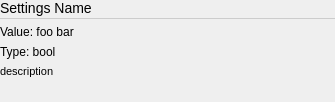
<?xml version="1.0" encoding="UTF-8"?>
<ui version="4.0">
 <class>Item</class>
 <widget class="QWidget" name="Item">
  <property name="geometry">
   <rect>
    <x>0</x>
    <y>0</y>
    <width>335</width>
    <height>102</height>
   </rect>
  </property>
  <property name="sizePolicy">
   <sizepolicy hsizetype="Preferred" vsizetype="Minimum">
    <horstretch>0</horstretch>
    <verstretch>0</verstretch>
   </sizepolicy>
  </property>
  <property name="windowTitle">
   <string>Form</string>
  </property>
  <layout class="QVBoxLayout" name="verticalLayout" stretch="0,0,0,0,1">
   <property name="margin">
    <number>0</number>
   </property>
   <item>
    <layout class="QVBoxLayout" name="verticalLayout_2">
     <property name="spacing">
      <number>0</number>
     </property>
     <item>
      <widget class="QLabel" name="name">
       <property name="sizePolicy">
        <sizepolicy hsizetype="Expanding" vsizetype="Maximum">
         <horstretch>0</horstretch>
         <verstretch>0</verstretch>
        </sizepolicy>
       </property>
       <property name="styleSheet">
        <string notr="true">font-size: 14px;</string>
       </property>
       <property name="text">
        <string>Settings Name</string>
       </property>
       <property name="alignment">
        <set>Qt::AlignLeading|Qt::AlignLeft|Qt::AlignVCenter</set>
       </property>
       <property name="wordWrap">
        <bool>true</bool>
       </property>
      </widget>
     </item>
     <item>
      <widget class="Line" name="line">
       <property name="styleSheet">
        <string notr="true">border: none;
border-bottom-color: rgba(150,150,150,100);
border-bottom-width: 1px;
border-bottom-style: solid;</string>
       </property>
       <property name="orientation">
        <enum>Qt::Horizontal</enum>
       </property>
      </widget>
     </item>
    </layout>
   </item>
   <item>
    <widget class="QLabel" name="value">
     <property name="sizePolicy">
      <sizepolicy hsizetype="Expanding" vsizetype="Maximum">
       <horstretch>0</horstretch>
       <verstretch>0</verstretch>
      </sizepolicy>
     </property>
     <property name="styleSheet">
      <string notr="true">font-size: 12px;</string>
     </property>
     <property name="text">
      <string>Value: foo bar</string>
     </property>
     <property name="alignment">
      <set>Qt::AlignLeading|Qt::AlignLeft|Qt::AlignVCenter</set>
     </property>
     <property name="wordWrap">
      <bool>true</bool>
     </property>
    </widget>
   </item>
   <item>
    <widget class="QLabel" name="type">
     <property name="sizePolicy">
      <sizepolicy hsizetype="Expanding" vsizetype="Maximum">
       <horstretch>0</horstretch>
       <verstretch>0</verstretch>
      </sizepolicy>
     </property>
     <property name="styleSheet">
      <string notr="true">font-size: 12px;</string>
     </property>
     <property name="text">
      <string>Type: bool</string>
     </property>
     <property name="alignment">
      <set>Qt::AlignLeading|Qt::AlignLeft|Qt::AlignVCenter</set>
     </property>
     <property name="wordWrap">
      <bool>true</bool>
     </property>
    </widget>
   </item>
   <item>
    <widget class="QLabel" name="description">
     <property name="styleSheet">
      <string notr="true">font-size: 11px;</string>
     </property>
     <property name="text">
      <string>&lt;!DOCTYPE HTML PUBLIC &quot;-//W3C//DTD HTML 4.0//EN&quot; &quot;http://www.w3.org/TR/REC-html40/strict.dtd&quot;&gt;
&lt;html&gt;&lt;head&gt;&lt;meta name=&quot;qrichtext&quot; content=&quot;1&quot; /&gt;&lt;style type=&quot;text/css&quot;&gt;
p, li { white-space: pre-wrap; }
&lt;/style&gt;&lt;/head&gt;&lt;body style=&quot; font-family:'Lucida Grande'; font-weight:400; font-style:normal;&quot;&gt;
&lt;p style=&quot; margin-top:0px; margin-bottom:0px; margin-left:0px; margin-right:0px; -qt-block-indent:0; text-indent:0px;&quot;&gt;description&lt;/p&gt;&lt;/body&gt;&lt;/html&gt;</string>
     </property>
     <property name="textFormat">
      <enum>Qt::RichText</enum>
     </property>
     <property name="alignment">
      <set>Qt::AlignLeading|Qt::AlignLeft|Qt::AlignVCenter</set>
     </property>
     <property name="wordWrap">
      <bool>true</bool>
     </property>
    </widget>
   </item>
   <item>
    <spacer name="verticalSpacer">
     <property name="orientation">
      <enum>Qt::Vertical</enum>
     </property>
     <property name="sizeHint" stdset="0">
      <size>
       <width>20</width>
       <height>0</height>
      </size>
     </property>
    </spacer>
   </item>
  </layout>
 </widget>
 <resources>
  <include location="resources.qrc"/>
 </resources>
 <connections/>
</ui>
